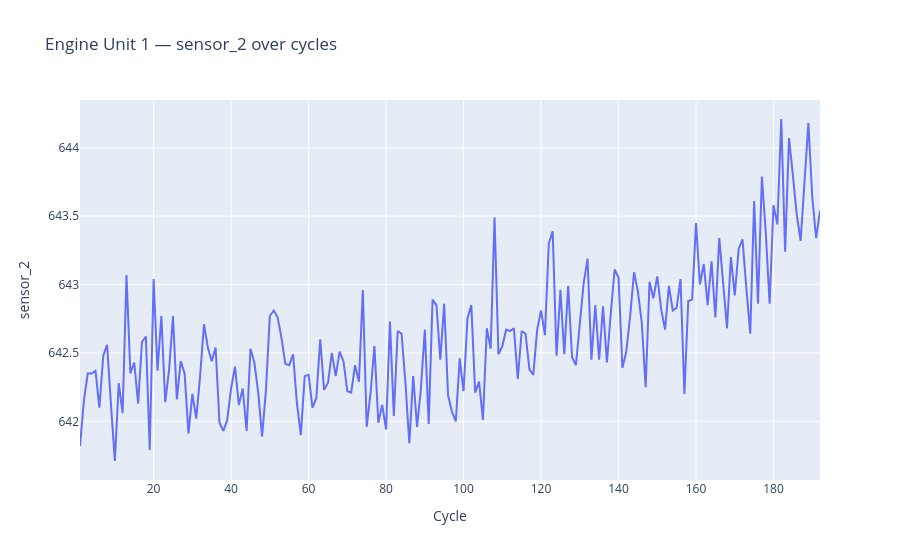
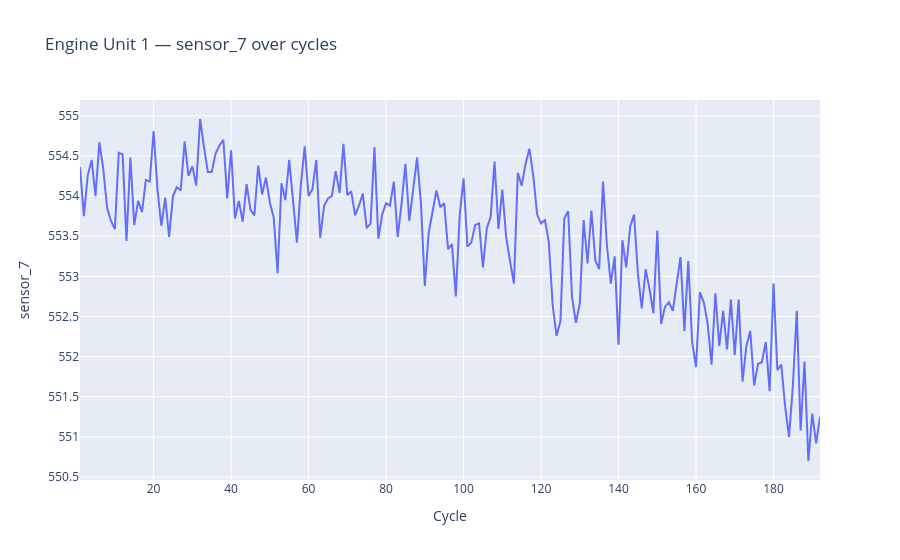
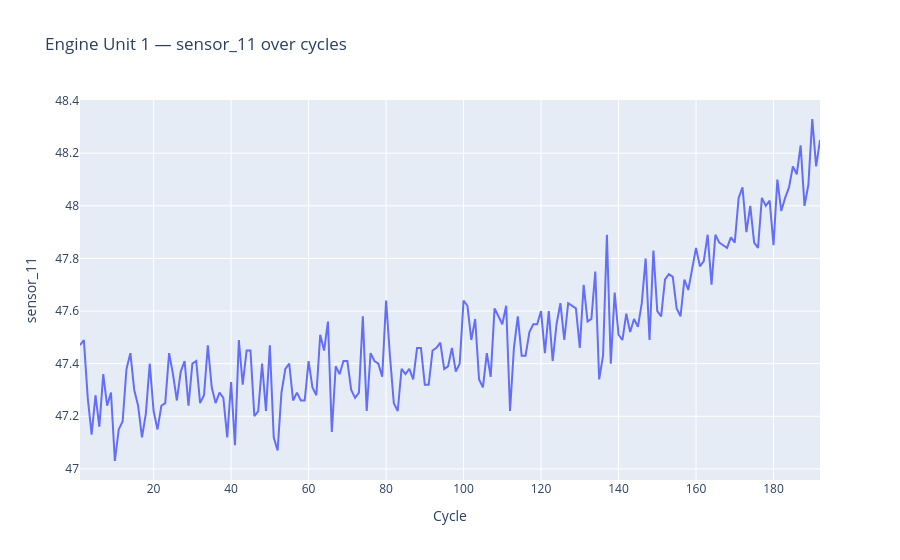
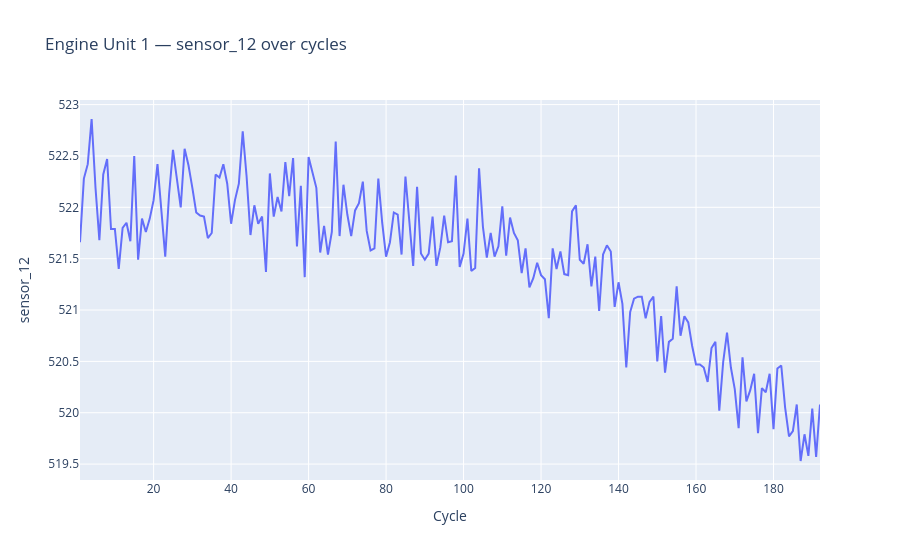

The cell these charts' notebook holds for them, in order:
### Code cell
unit1 = engine[engine["unit_id"] == 1].copy()

sensors_to_plot = ["sensor_2", "sensor_7", "sensor_11", "sensor_12"]

for sensor in sensors_to_plot:
    fig = px.line(unit1, x="cycle", y=sensor,
                  title=f"Engine Unit 1 — {sensor} over cycles",
                  labels={"cycle": "Cycle", sensor: sensor})
    fig.show()

### Figure 1 — Plotly figure (JSON) as saved in the notebook; plotly's stock layout.template omitted (floating-point values rounded to 4 significant figures; data arrays with more than 128 entries replaced by an {"elided": "..."} marker saying what was removed)
{"data": [{"hovertemplate": "Cycle=%{x}<br>sensor_2=%{y}<extra></extra>", "legendgroup": "", "line": {"color": "#636efa", "dash": "solid"}, "marker": {"symbol": "circle"}, "mode": "lines", "name": "", "orientation": "v", "showlegend": false, "type": "scatter", "x": {"elided": "192 int values"}, "xaxis": "x", "y": {"elided": "192 float values"}, "yaxis": "y"}], "layout": {"legend": {"tracegroupgap": 0}, "title": {"text": "Engine Unit 1 — sensor_2 over cycles"}, "xaxis": {"anchor": "y", "domain": [0, 1], "title": {"text": "Cycle"}}, "yaxis": {"anchor": "x", "domain": [0, 1], "title": {"text": "sensor_2"}}}}

### Figure 2 — Plotly figure (JSON) as saved in the notebook; plotly's stock layout.template omitted (floating-point values rounded to 4 significant figures; data arrays with more than 128 entries replaced by an {"elided": "..."} marker saying what was removed)
{"data": [{"hovertemplate": "Cycle=%{x}<br>sensor_7=%{y}<extra></extra>", "legendgroup": "", "line": {"color": "#636efa", "dash": "solid"}, "marker": {"symbol": "circle"}, "mode": "lines", "name": "", "orientation": "v", "showlegend": false, "type": "scatter", "x": {"elided": "192 int values"}, "xaxis": "x", "y": {"elided": "192 float values"}, "yaxis": "y"}], "layout": {"legend": {"tracegroupgap": 0}, "title": {"text": "Engine Unit 1 — sensor_7 over cycles"}, "xaxis": {"anchor": "y", "domain": [0, 1], "title": {"text": "Cycle"}}, "yaxis": {"anchor": "x", "domain": [0, 1], "title": {"text": "sensor_7"}}}}

### Figure 3 — Plotly figure (JSON) as saved in the notebook; plotly's stock layout.template omitted (floating-point values rounded to 4 significant figures; data arrays with more than 128 entries replaced by an {"elided": "..."} marker saying what was removed)
{"data": [{"hovertemplate": "Cycle=%{x}<br>sensor_11=%{y}<extra></extra>", "legendgroup": "", "line": {"color": "#636efa", "dash": "solid"}, "marker": {"symbol": "circle"}, "mode": "lines", "name": "", "orientation": "v", "showlegend": false, "type": "scatter", "x": {"elided": "192 int values"}, "xaxis": "x", "y": {"elided": "192 float values"}, "yaxis": "y"}], "layout": {"legend": {"tracegroupgap": 0}, "title": {"text": "Engine Unit 1 — sensor_11 over cycles"}, "xaxis": {"anchor": "y", "domain": [0, 1], "title": {"text": "Cycle"}}, "yaxis": {"anchor": "x", "domain": [0, 1], "title": {"text": "sensor_11"}}}}

### Figure 4 — Plotly figure (JSON) as saved in the notebook; plotly's stock layout.template omitted (floating-point values rounded to 4 significant figures; data arrays with more than 128 entries replaced by an {"elided": "..."} marker saying what was removed)
{"data": [{"hovertemplate": "Cycle=%{x}<br>sensor_12=%{y}<extra></extra>", "legendgroup": "", "line": {"color": "#636efa", "dash": "solid"}, "marker": {"symbol": "circle"}, "mode": "lines", "name": "", "orientation": "v", "showlegend": false, "type": "scatter", "x": {"elided": "192 int values"}, "xaxis": "x", "y": {"elided": "192 float values"}, "yaxis": "y"}], "layout": {"legend": {"tracegroupgap": 0}, "title": {"text": "Engine Unit 1 — sensor_12 over cycles"}, "xaxis": {"anchor": "y", "domain": [0, 1], "title": {"text": "Cycle"}}, "yaxis": {"anchor": "x", "domain": [0, 1], "title": {"text": "sensor_12"}}}}
